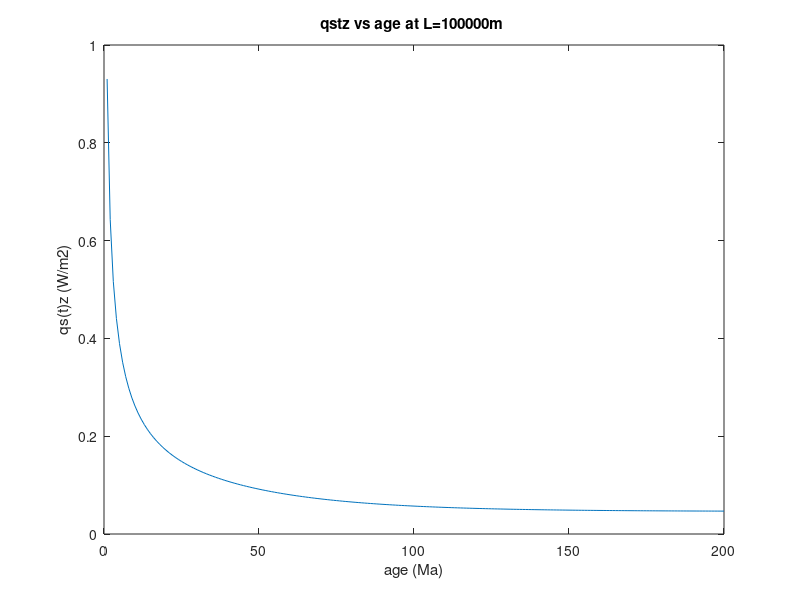

Source code (MATLAB):
rou=3300;
Cp=1000;
k=3;
T1T0=1539;
T0=273;
v=0.075/365/24/3600;
L=100000;
x=(1:200)*1e6*365*24*3600*v;
R=rou*Cp*v*L/2/k
sum=1:200;
for m=1:200
sum(m)=0;
for n=-100:1:100
sum(m)=sum(m)+2*exp(-((n^2*pi^2+R^2)^0.5-R)*x(m)/L);
%sum1(n+101)=(2*exp(-((n^2*pi^2+R^2)^0.5-R)*x/L));
end
qstz(m)=3*((T1T0/L)*(sum(m)-2)+(T1T0/L));
end
plot(x/(1e6*365*24*3600*v),qstz);
title('qstz vs age at L=100000m ');
xlabel('age (Ma)');
ylabel('qs(t)z (W/m2)');


